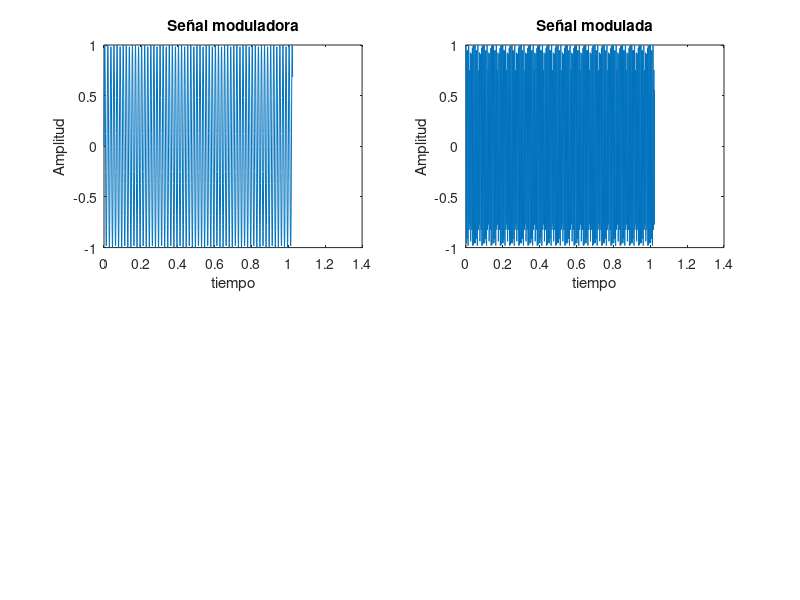

This chart was generated by the following MATLAB code: (Note: this script raises an error after producing the figure.)
% FM
clc; clear; close all;

% Parámetros
N = 1024;              % Total de muestras
Fs = 1000;             % Frecuencia de muestreo [Hz]
Ts = 1/Fs;             % Periodo de muestreo [s]
t = (0:N-1)*Ts;        % Vector de tiempo

figure(1)

%% Señal moduladora
Fmod = 60;                        % Frecuencia de la señal moduladora [Hz]
Amod = 1;                         % Amplitud
s_mod = Amod * sin(2*pi*Fmod*t);  % Señal moduladora
subplot(2,2,1)
plot(t, s_mod)
title('Señal moduladora')
xlabel('tiempo'); ylabel('Amplitud')

%% Modulación FM
Fc = 200;              % Frecuencia de la portadora [Hz]
Fdev = 50;             % Desviación de frecuencia
s_mod_1 = fmmod(s_mod, Fc, Fs, Fdev); % Señal FM
subplot(2,2,2)
plot(t, s_mod_1)
title('Señal modulada')
xlabel('tiempo'); ylabel('Amplitud')

%% Espectro de frecuencias
[fx, s_f] = Fourier(s_mod_1, Fs);
subplot(2,2,3)
plot(fx, s_f)
grid on
title('Espectro de frecuencias')
xlabel('Frecuencia [Hz]'); ylabel('Amplitud')

%% Demodulación FM
sdemod = fmdemod(s_mod_1, Fc, Fs, Fdev);
subplot(2,2,4)
plot(t, sdemod)
title('Señal demodulada')
xlabel('tiempo'); ylabel('Amplitud')

function [f, P1] = Fourier(s, Fs)
    L = length(s);
    Y = fft(s);
    P2 = abs(Y/L);
    P1 = P2(1:floor(L/2)+1);
    P1(2:end-1) = 2*P1(2:end-1);
    f = Fs*(0:(L/2))/L;
end
